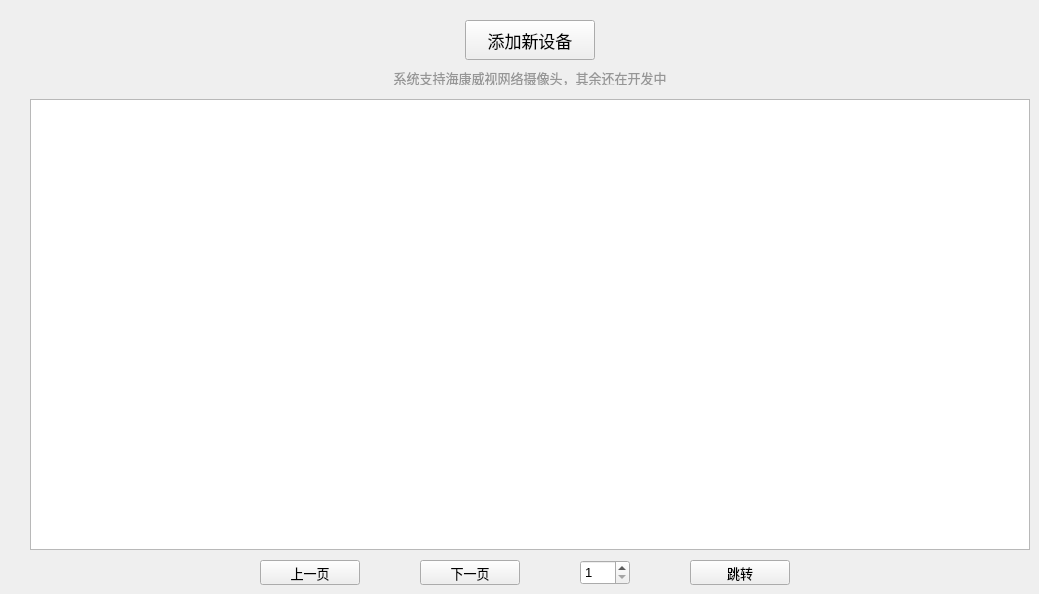
       <widget class="QWidget" name="tab_camera">
        <attribute name="title">
         <string>视频采集设备</string>
        </attribute>
        <widget class="QPushButton" name="pushButton_addDevice">
         <property name="geometry">
          <rect>
           <x>465</x>
           <y>20</y>
           <width>130</width>
           <height>40</height>
          </rect>
         </property>
         <property name="font">
          <font>
           <pointsize>13</pointsize>
          </font>
         </property>
         <property name="text">
          <string>添加新设备</string>
         </property>
        </widget>
        <widget class="QTableWidget" name="tableWidget_addDevice">
         <property name="geometry">
          <rect>
           <x>30</x>
           <y>99</y>
           <width>1000</width>
           <height>451</height>
          </rect>
         </property>
        </widget>
        <widget class="QLabel" name="label_25">
         <property name="geometry">
          <rect>
           <x>380</x>
           <y>70</y>
           <width>300</width>
           <height>15</height>
          </rect>
         </property>
         <property name="font">
          <font>
           <family>Algerian</family>
           <pointsize>10</pointsize>
          </font>
         </property>
         <property name="layoutDirection">
          <enum>Qt::LeftToRight</enum>
         </property>
         <property name="styleSheet">
          <string notr="true">color: rgb(150, 150, 150);</string>
         </property>
         <property name="text">
          <string>系统支持海康威视网络摄像头，其余还在开发中</string>
         </property>
         <property name="alignment">
          <set>Qt::AlignCenter</set>
         </property>
        </widget>
        <widget class="QPushButton" name="pushButton_addDevice_up">
         <property name="geometry">
          <rect>
           <x>260</x>
           <y>560</y>
           <width>100</width>
           <height>25</height>
          </rect>
         </property>
         <property name="font">
          <font>
           <pointsize>10</pointsize>
          </font>
         </property>
         <property name="text">
          <string>上一页</string>
         </property>
        </widget>
        <widget class="QPushButton" name="pushButton_addDevice_down">
         <property name="geometry">
          <rect>
           <x>420</x>
           <y>560</y>
           <width>100</width>
           <height>25</height>
          </rect>
         </property>
         <property name="font">
          <font>
           <pointsize>10</pointsize>
          </font>
         </property>
         <property name="text">
          <string>下一页</string>
         </property>
        </widget>
        <widget class="QPushButton" name="pushButton_addDevice_jump">
         <property name="geometry">
          <rect>
           <x>690</x>
           <y>560</y>
           <width>100</width>
           <height>25</height>
          </rect>
         </property>
         <property name="font">
          <font>
           <pointsize>10</pointsize>
          </font>
         </property>
         <property name="text">
          <string>跳转</string>
         </property>
        </widget>
        <widget class="QSpinBox" name="spinBox_addDevice">
         <property name="geometry">
          <rect>
           <x>580</x>
           <y>560</y>
           <width>50</width>
           <height>25</height>
          </rect>
         </property>
         <property name="font">
          <font>
           <pointsize>10</pointsize>
          </font>
         </property>
         <property name="styleSheet">
          <string notr="true">border-color: rgb(65, 130, 195);</string>
         </property>
         <property name="minimum">
          <number>1</number>
         </property>
        </widget>
       </widget>
